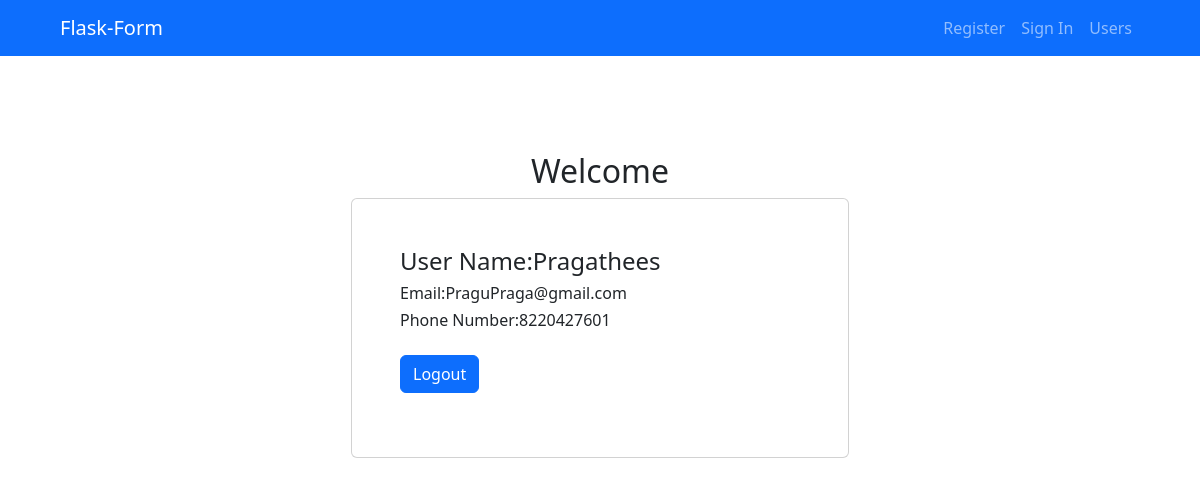
The page /welcome (signed in) on the database its author committed.
### sample.py (models this page shows, shortened)
class User(db.Model,UserMixin):
    id=db.Column(db.Integer,primary_key=True)
    name=db.Column(db.String(20),nullable=False)
    email=db.Column(db.String(30),unique=True,nullable=False)
    phoneNumber=db.Column(db.String(10),nullable=False)
    password=db.Column(db.String(60),nullable=False)

### sample.py (the view, shortened to what this page needs)
@app.route('/welcome',methods=['POST','GET'])
def welcome():
    if(request.method == 'GET'):
        if current_user.is_authenticated:
         return render_template('Display.html',title="Display",RegisteredDetails=current_user)
        else:
            return render_template('Display.html',title="Display")

### sample.py (called while the page is built)
@login_manager.user_loader
def load_user(user_id):
    return User.query.get(int(user_id))

### templates/Display.html
{% extends "layout.html"%}
{% block content%}
<div class="container">
    {%if RegisteredDetails%}
    <div class="row justify-content-center my-5 p-5">
        <div class="col-md-6 col-sm-12 col-xs-12">
            <h2 class="text-center">Welcome</h2>
            <div class="card p-5">
                <h4>User Name:{{RegisteredDetails.name}}</h4>
                <h6>Email:{{RegisteredDetails.email}}</h6>
                <h6>Phone Number:{{RegisteredDetails.phoneNumber}}</h6>
                <a class="text-decoration-none text-white" href="{{url_for('logout')}}"> <button
                        class="btn btn-primary my-3">
                        Logout</button></a>
            </div>
        </div>
    </div>
    {% else %}
    <div class="alert alert-danger my-3">
        Not Signed in
        <div>
            {% endif %}
        </div>
        {% endblock content %}

### rows shown on the page
User: name "Pragathees", email "PraguPraga@gmail.com", phoneNumber "8220427601"
